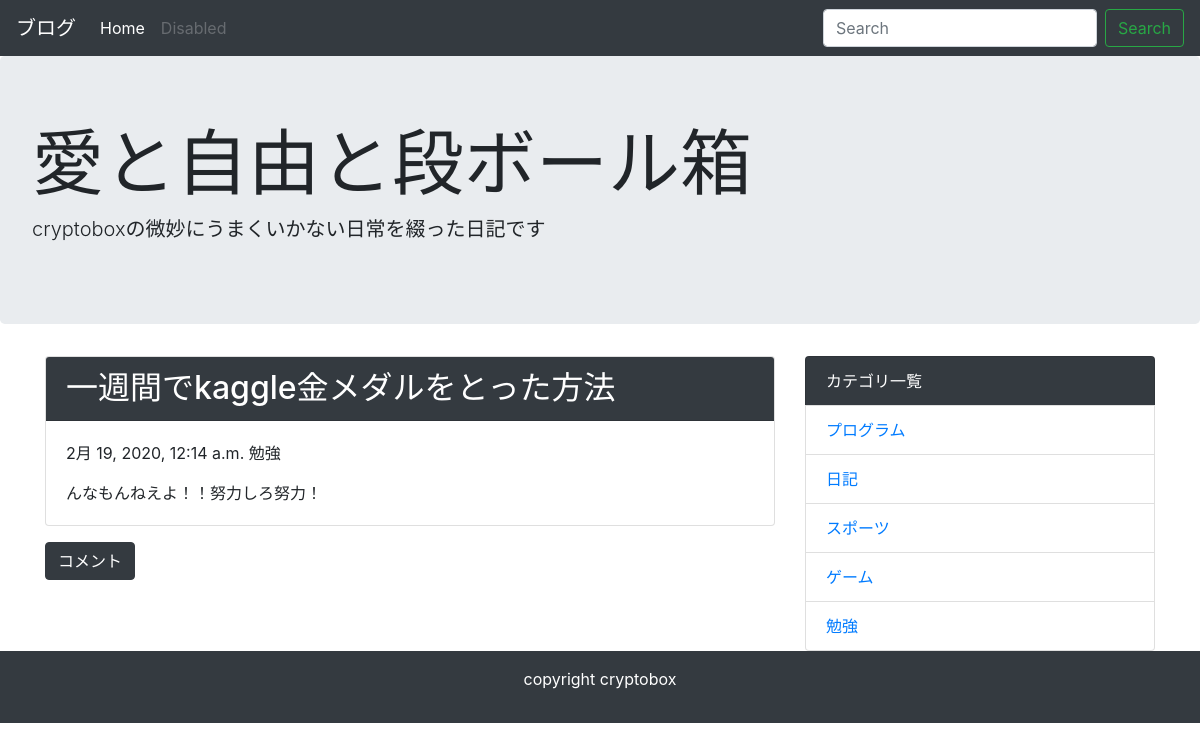
/detail/4/, run on the app's committed database.
### blog/models.py (models this page shows, shortened)
class Post(models.Model):
    title = models.CharField('タイトル', max_length=64)
    text = models.TextField('本文')
    created_at = models.DateTimeField('作成日', default=timezone.now)
    category = models.ForeignKey(Category, verbose_name='カテゴリ', on_delete=models.PROTECT)

class Category(models.Model):
    name = models.CharField('カテゴリ名', max_length=255)
    created_at = models.DateTimeField('作成日', default=timezone.now)
    def __str__(self):
        return self.name

### blog/views.py (the view)
# urls.py: path('detail/<int:pk>/', views.DetailView.as_view(), name='detail'),
class DetailView(generic.DetailView):
    model = Post

### blog/context_processors.py (called while the page is built)
def common(request):
    context = {
        'category_list': Category.objects.all(),
    }
    return context

### blog/templates/blog/post_detail.html (shortened to what this page needs)
{% extends 'blog/base.html' %}
{% block content %}
<div class="card mb-3">
 <h2 class="card-header bg-dark text-white">{{ post.title }}</h2>
  <div class="card-body">
   <p>{{ post.created_at }} {{ post.category }}</p>
   {{ post.text | linebreaksbr | urlize }}
  </div>
</div>
<a class="btn btn-dark" href="{% url 'blog:comment' post.pk %}">コメント</a>
{% endblock %}

### blog/templates/blog/base.html (shortened to what this page needs)
<!doctype html>
<html lang="ja">
  <head>
    <link rel="stylesheet" href="https://maxcdn.bootstrapcdn.com/bootstrap/4.0.0-beta.2/css/bootstrap.min.css">
  </head>
  <body>
    <nav class="navbar navbar-expand-lg navbar-dark bg-dark">
      <a class="navbar-brand" href="#">ブログ</a>
      <div class="collapse navbar-collapse" id="navbarSupportedContent">
        <ul class="navbar-nav mr-auto">
          <li class="nav-item active">
            <a class="nav-link" href="{% url 'blog:index' %}">Home <span class="sr-only">(current)</span></a>
          </li>
          <li class="nav-item">
            <a class="nav-link disabled" href="#">Disabled</a>
          </li>
        </ul>
        <form class="form-inline my-2 my-lg-0" method="GET" action="{% url 'blog:index' %}">
          <input class="form-control mr-sm-2" type="text" placeholder="Search" aria-label="Search" name="keyword">
          <button class="btn btn-outline-success my-2 my-sm-0" type="submit">Search</button>
        </form>
      </div>
    </nav>
    <div class="jumbotron">
      <h1 class="display-3">愛と自由と段ボール箱</h1>
      <p class="lead">cryptoboxの微妙にうまくいかない日常を綴った日記です</p>
    </div>
    <div class="container">
      <div class="row">
        <div class="col-md-8">
          {% block content %}
          {% endblock %}
        </div>
        <div class="col-md-4">
          <ul class="list-group">
            <li class="list-group-item bg-dark text-white">カテゴリ一覧</li>
            {% for category in category_list %}
            <li class="list-group-item"><a href="{% url 'blog:category' category.pk %}">{{ category }}</a></li>
            {% endfor %}
          </ul>
        </div>
      </div>
    </div>
    <footer class="bg-dark text-white text-center py-3">
      <p>copyright cryptobox</p>
    </footer>
  </body>
</html>

### data on the page
Post: title "一週間でkaggle金メダルをとった方法", created_at "2月 19, 2020, 12:14 a.m.", category "勉強", text "んなもんねえよ！！努力しろ努力！"
Category: name "プログラム"
Category: name "日記"
Category: name "スポーツ"
Category: name "ゲーム"
Category: name "勉強"
